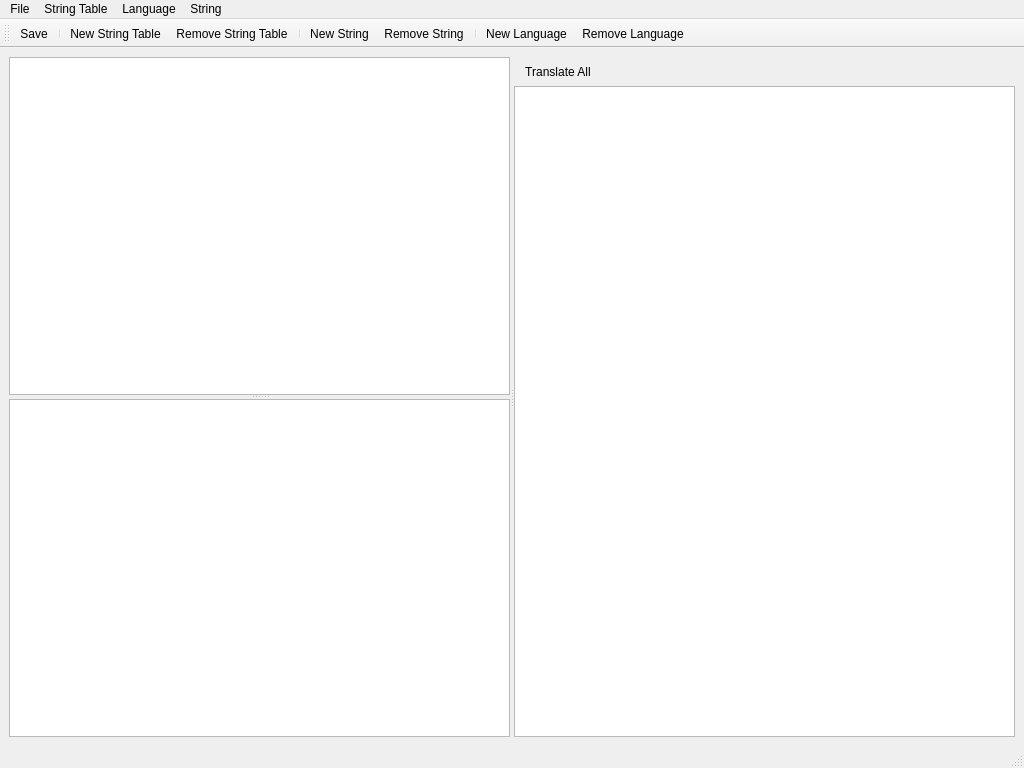
<?xml version="1.0" encoding="UTF-8"?>
<ui version="4.0">
 <class>StringManager</class>
 <widget class="QMainWindow" name="StringManager">
  <property name="geometry">
   <rect>
    <x>0</x>
    <y>0</y>
    <width>1024</width>
    <height>768</height>
   </rect>
  </property>
  <property name="windowTitle">
   <string>String Manager</string>
  </property>
  <widget class="QWidget" name="centralwidget">
   <layout class="QVBoxLayout" name="verticalLayout">
    <item>
     <widget class="QSplitter" name="splitter">
      <property name="orientation">
       <enum>Qt::Horizontal</enum>
      </property>
      <widget class="QSplitter" name="splitter_2">
       <property name="orientation">
        <enum>Qt::Vertical</enum>
       </property>
       <widget class="QWidget" name="verticalLayoutWidget_1">
        <layout class="QVBoxLayout" name="verticalLayout_1">
         <item>
          <widget class="QTableWidget" name="tableWidget"/>
         </item>
        </layout>
       </widget>
       <widget class="QWidget" name="verticalLayoutWidget_2">
        <layout class="QVBoxLayout" name="verticalLayout_2">
         <item>
          <widget class="QTableWidget" name="tableWidget_2"/>
         </item>
        </layout>
       </widget>
      </widget>
      <widget class="QWidget" name="verticalLayoutWidget_3">
       <layout class="QVBoxLayout" name="verticalLayout_3">
        <property name="spacing">
         <number>0</number>
        </property>
        <item>
         <widget class="QToolBar" name="toolBar3">
          <property name="windowTitle3" stdset="0">
           <string>toolBar3</string>
          </property>
          <addaction name="actionTranslate_All"/>
         </widget>
        </item>
        <item>
         <widget class="QTableWidget" name="tableWidget_3"/>
        </item>
       </layout>
      </widget>
     </widget>
    </item>
   </layout>
  </widget>
  <widget class="QMenuBar" name="menubar">
   <property name="geometry">
    <rect>
     <x>0</x>
     <y>0</y>
     <width>1024</width>
     <height>26</height>
    </rect>
   </property>
   <widget class="QMenu" name="menuFile">
    <property name="title">
     <string>File</string>
    </property>
    <addaction name="separator"/>
    <addaction name="actionSave"/>
    <addaction name="separator"/>
    <addaction name="actionClose"/>
   </widget>
   <widget class="QMenu" name="menuLanguage">
    <property name="title">
     <string>Language</string>
    </property>
    <addaction name="actionNew_Language"/>
    <addaction name="actionRemove_Language"/>
   </widget>
   <widget class="QMenu" name="menuString">
    <property name="title">
     <string>String</string>
    </property>
    <addaction name="actionNew_String"/>
    <addaction name="actionRemove_String"/>
    <addaction name="separator"/>
    <addaction name="actionTranslate_All"/>
   </widget>
   <widget class="QMenu" name="menuString_Table">
    <property name="title">
     <string>String Table</string>
    </property>
    <addaction name="actionNew_String_Table"/>
    <addaction name="actionRemove_String_Table"/>
   </widget>
   <addaction name="menuFile"/>
   <addaction name="menuString_Table"/>
   <addaction name="menuLanguage"/>
   <addaction name="menuString"/>
  </widget>
  <widget class="QStatusBar" name="statusbar"/>
  <widget class="QToolBar" name="toolBar">
   <property name="windowTitle">
    <string>toolBar</string>
   </property>
   <attribute name="toolBarArea">
    <enum>TopToolBarArea</enum>
   </attribute>
   <attribute name="toolBarBreak">
    <bool>false</bool>
   </attribute>
   <addaction name="actionSave"/>
   <addaction name="separator"/>
   <addaction name="actionNew_String_Table"/>
   <addaction name="actionRemove_String_Table"/>
   <addaction name="separator"/>
   <addaction name="actionNew_String"/>
   <addaction name="actionRemove_String"/>
   <addaction name="separator"/>
   <addaction name="actionNew_Language"/>
   <addaction name="actionRemove_Language"/>
  </widget>
  <action name="actionSave">
   <property name="text">
    <string>Save</string>
   </property>
   <property name="toolTip">
    <string>Save changes</string>
   </property>
  </action>
  <action name="actionClose">
   <property name="text">
    <string>Close</string>
   </property>
  </action>
  <action name="actionNew_Language">
   <property name="text">
    <string>New Language</string>
   </property>
   <property name="toolTip">
    <string>Add a new language</string>
   </property>
  </action>
  <action name="actionRemove_Language">
   <property name="text">
    <string>Remove Language</string>
   </property>
   <property name="toolTip">
    <string>Remove selected language</string>
   </property>
  </action>
  <action name="actionNew_String">
   <property name="text">
    <string>New String</string>
   </property>
   <property name="toolTip">
    <string>Add a new string</string>
   </property>
  </action>
  <action name="actionRemove_String">
   <property name="text">
    <string>Remove String</string>
   </property>
   <property name="toolTip">
    <string>Remove selected string</string>
   </property>
  </action>
  <action name="actionTranslate_All">
   <property name="text">
    <string>Translate All</string>
   </property>
   <property name="toolTip">
    <string>Translate all empty items</string>
   </property>
  </action>
  <action name="actionNew_String_Table">
   <property name="text">
    <string>New String Table</string>
   </property>
   <property name="toolTip">
    <string>Add a new string table</string>
   </property>
  </action>
  <action name="actionRemove_String_Table">
   <property name="text">
    <string>Remove String Table</string>
   </property>
   <property name="toolTip">
    <string>Remove selected string table</string>
   </property>
  </action>
 </widget>
 <resources/>
 <connections>
  <connection>
   <sender>actionClose</sender>
   <signal>triggered()</signal>
   <receiver>StringManager</receiver>
   <slot>close()</slot>
   <hints>
    <hint type="sourcelabel">
     <x>-1</x>
     <y>-1</y>
    </hint>
    <hint type="destinationlabel">
     <x>399</x>
     <y>299</y>
    </hint>
   </hints>
  </connection>
 </connections>
</ui>
